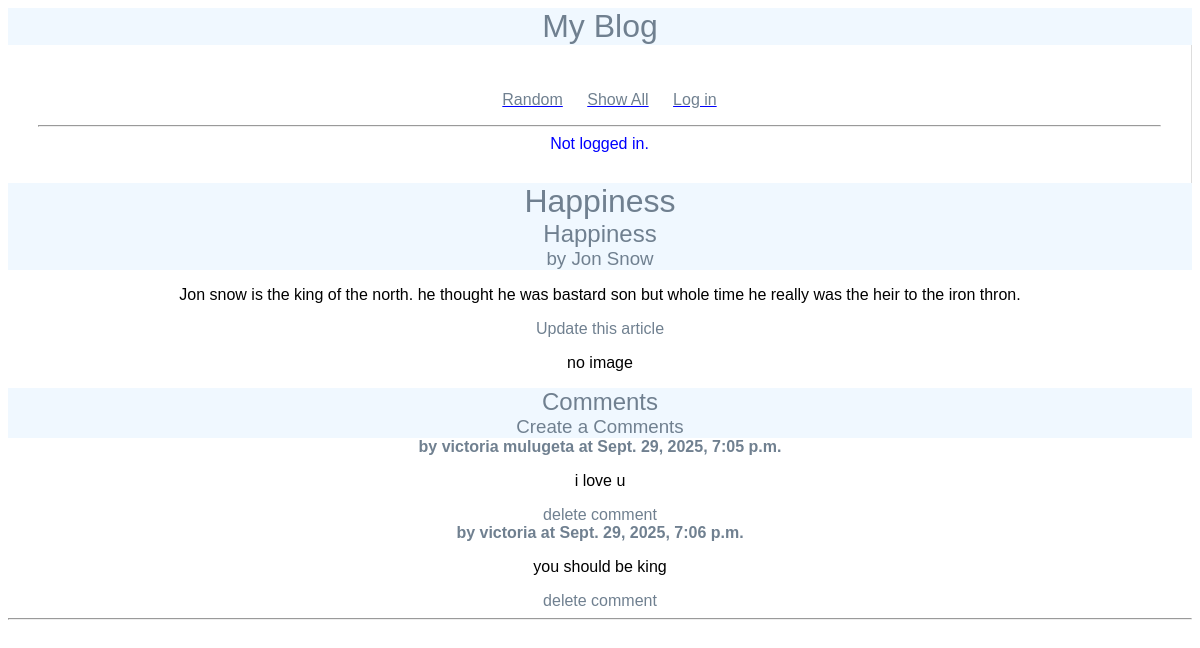
/blog/article/1, run on an earlier commit of the app's database.
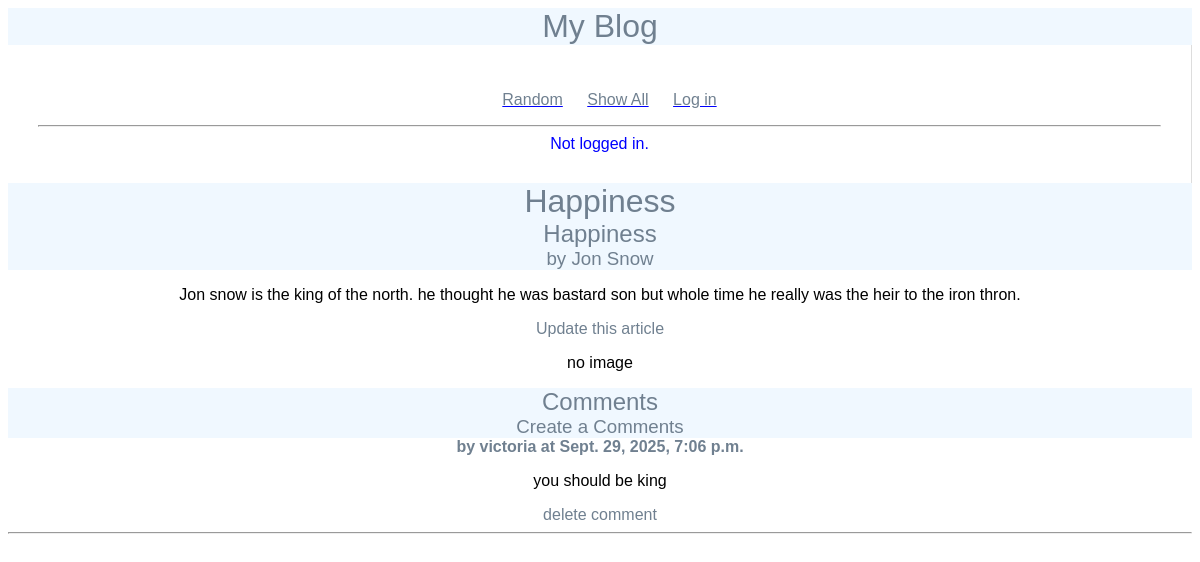
And on a later commit of the database.
### blog/models.py (models this page shows)
class Comment(models.Model):
    article = models.ForeignKey(Article, on_delete=models.CASCADE)
    author = models.TextField(blank=False)
    text = models.TextField(blank=False)
    published = models.DateTimeField(auto_now=True)
    def __str__(self):
        return f'{self.text}'

### blog/views.py (the view)
# urls.py: path('article/<int:pk>', ArticleView.as_view(), name="article"),
class ArticleView(DetailView):
    model = Article
    template_name = "blog/article.html"
    context_object_name = "article"

### blog/models.py (called while the page is built)
    def get_all_comments(self):
        comments = Comment.objects.filter(article=self)
        return comments

### blog/templates/blog/article.html
{% extends 'blog/base.html' %}
{% block content %}
<h1>
    {{article.title}}
</h1>
<div>
    <div>
        <h2>
            {{article.title}}
        </h2>
        <h3>
            by {{article.author}}
        </h3>
        <p>
            {{article.text}}
        </p>
        <p>
            <a href="{% url 'update_article' article.pk %}">Update this article</a>
        </p>
        {% if article.image_file %}
            <img src="{{article.image_file.url}}" alt="">
        {% else %}
            <p> no image </p>
        {% endif %}
        <div>
            <h2>
                Comments
            </h2>
            <h3>
                <a href="{% url 'create_comment' article.pk %}"> Create a Comments</a>
            </h3>
            {% for comment in article.get_all_comments %}
                <div>
                    <strong>by {{comment.author}} at {{comment.published}}</strong>
                    <p>
                        {{comment.text}}
                    </p>
                    <a href="{% url 'delete_comment' comment.pk %}"> delete comment</a>
                </div>
            {% endfor %}
        </div>
    </div>
    <hr>
</div>
{% endblock %}

What changed in the data, as far as the page shows it:
removed Comment: author "victoria mulugeta", published "Sept. 29, 2025, 7:05 p.m.", text "i love u"
